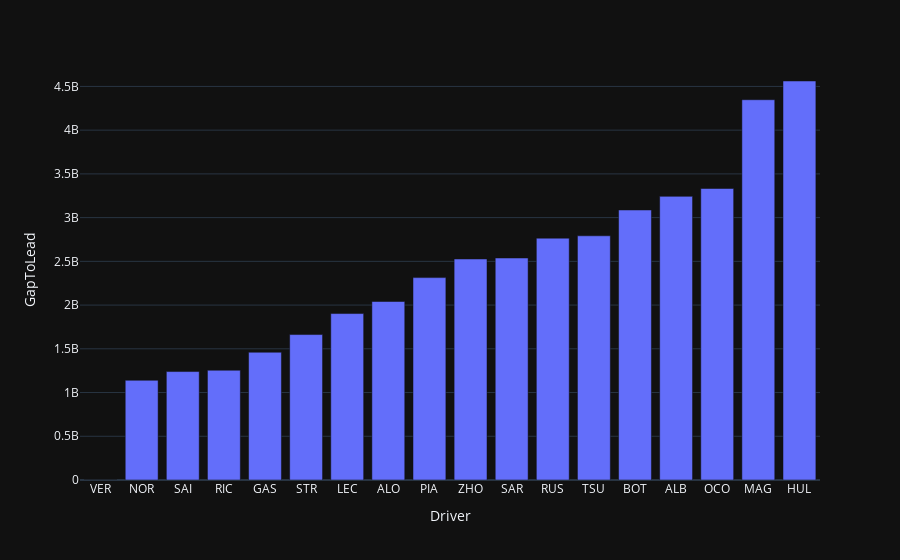

The notebook cell saved with this chart:
### Code cell
fig = px.bar(
    data_frame=fastest_laps_day1,
    x=fastest_laps_day1["Driver"],
    y=fastest_laps_day1["GapToLead"],
    template="plotly_dark",
)

fig.show()

### Figure 1 — Plotly figure (JSON) as saved in the notebook; plotly's stock layout.template omitted (floating-point values rounded to 4 significant figures)
{"data": [{"alignmentgroup": "True", "hovertemplate": "Driver=%{x}<br>GapToLead=%{y}<extra></extra>", "legendgroup": "", "marker": {"color": "#636efa", "pattern": {"shape": ""}}, "name": "", "offsetgroup": "", "orientation": "v", "showlegend": false, "textposition": "auto", "type": "bar", "x": ["VER", "NOR", "SAI", "RIC", "GAS", "STR", "LEC", "ALO", "PIA", "ZHO", "SAR", "RUS", "TSU", "BOT", "ALB", "OCO", "MAG", "HUL"], "xaxis": "x", "y": [0, 1140000000, 1240000000, 1255000000, 1461000000, 1663000000, 1903000000, 2041000000, 2314000000, 2527000000, 2538000000, 2765000000, 2792000000, 3087000000, 3243000000, 3333000000, 4348000000, 4562000000], "yaxis": "y"}], "layout": {"barmode": "relative", "legend": {"tracegroupgap": 0}, "margin": {"t": 60}, "xaxis": {"anchor": "y", "domain": [0, 1], "title": {"text": "Driver"}}, "yaxis": {"anchor": "x", "domain": [0, 1], "title": {"text": "GapToLead"}}}}
